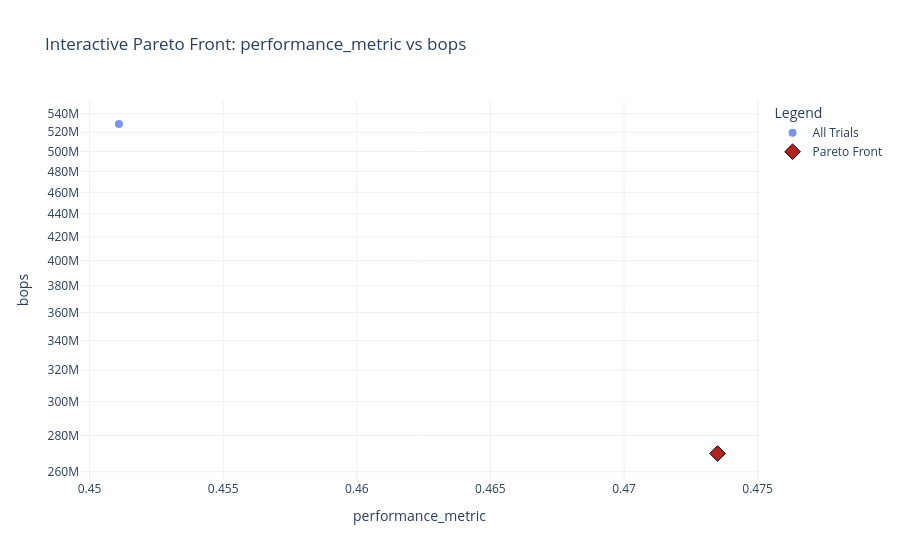

Notebook code cell kept with this figure:
### Markdown cell above
## Analyzing the Global Search Results

The search has finished exploring different architectural combinations. Let's see what it found!

### Code cell
results_df_hybrid = pd.DataFrame(searcher_hybrid.results)

if not results_df_hybrid.empty:
    # inspect architectures
    print("--- Best Discovered Architecture (by Accuracy) ---")
    best_trial_row = results_df_hybrid.loc[results_df_hybrid['performance_metric'].idxmax()]
    print(f"Trial Number: {best_trial_row['trial']}")
    print(f"Accuracy: {best_trial_row['performance_metric']:.4f}")
    print(f"BOPs: {best_trial_row['bops']:.2e}")

    with open(best_trial_row['yaml_path'], 'r') as f:
        best_arch_yaml = yaml.safe_load(f)

    print("\nArchitecture components:")
    for component in best_arch_yaml['architecture']['components']:
        print(f"- Type: {component['block_type']}, Name: {component['name']}")

    # visualize the Pareto front
    print("\n--- Generating Interactive Pareto Front Plot for Hybrid Search ---")
    plot_interactive_2d_pareto(
        results_df_hybrid,
        list(zip(OBJECTIVE_NAMES_HYBRID, MAXIMIZE_FLAGS_HYBRID)),
        save_dir=searcher_hybrid.results_dir
    )
else:
    print("Hybrid search did not yield any results to analyze.")

### Figure 1 — Plotly figure (JSON) as saved in the notebook; plotly's stock layout.template omitted (floating-point values rounded to 4 significant figures)
{"data": [{"hoverinfo": "text", "marker": {"color": "royalblue", "opacity": 0.7, "size": 8}, "mode": "markers", "name": "All Trials", "text": ["<b>Trial 0</b><br><br>performance_metric: 0.4735<br>bops: 2.699e+08", "<b>Trial 1</b><br><br>performance_metric: 0.4511<br>bops: 5.289e+08"], "type": "scatter", "x": [0.4735, 0.4511], "y": [269877248, 528875520]}, {"hoverinfo": "text", "marker": {"color": "firebrick", "line": {"color": "black", "width": 1}, "size": 12, "symbol": "diamond"}, "mode": "markers", "name": "Pareto Front", "text": ["<b>Trial 0</b><br><br>performance_metric: 0.4735<br>bops: 2.699e+08"], "type": "scatter", "x": [0.4735], "y": [269877248]}], "layout": {"legend": {"title": {"text": "Legend"}}, "title": {"text": "Interactive Pareto Front: performance_metric vs bops"}, "xaxis": {"title": {"text": "performance_metric"}}, "yaxis": {"title": {"text": "bops"}, "type": "log"}}}
